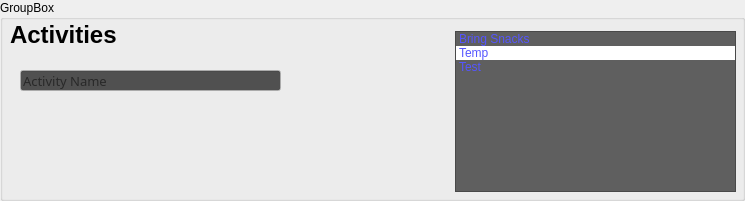
       <widget class="QGroupBox" name="groupBox_4">
        <property name="sizePolicy">
         <sizepolicy hsizetype="Expanding" vsizetype="Expanding">
          <horstretch>0</horstretch>
          <verstretch>0</verstretch>
         </sizepolicy>
        </property>
        <property name="minimumSize">
         <size>
          <width>0</width>
          <height>200</height>
         </size>
        </property>
        <property name="title">
         <string>GroupBox</string>
        </property>
        <widget class="QListWidget" name="activityList">
         <property name="geometry">
          <rect>
           <x>455</x>
           <y>31</y>
           <width>281</width>
           <height>161</height>
          </rect>
         </property>
         <property name="sizePolicy">
          <sizepolicy hsizetype="Fixed" vsizetype="Preferred">
           <horstretch>0</horstretch>
           <verstretch>0</verstretch>
          </sizepolicy>
         </property>
         <property name="palette">
          <palette>
           <active>
            <colorrole role="WindowText">
             <brush brushstyle="SolidPattern">
              <color alpha="255">
               <red>85</red>
               <green>85</green>
               <blue>255</blue>
              </color>
             </brush>
            </colorrole>
            <colorrole role="Button">
             <brush brushstyle="SolidPattern">
              <color alpha="255">
               <red>95</red>
               <green>95</green>
               <blue>95</blue>
              </color>
             </brush>
            </colorrole>
            <colorrole role="Text">
             <brush brushstyle="SolidPattern">
              <color alpha="255">
               <red>85</red>
               <green>85</green>
               <blue>255</blue>
              </color>
             </brush>
            </colorrole>
            <colorrole role="ButtonText">
             <brush brushstyle="SolidPattern">
              <color alpha="255">
               <red>85</red>
               <green>85</green>
               <blue>255</blue>
              </color>
             </brush>
            </colorrole>
            <colorrole role="Base">
             <brush brushstyle="SolidPattern">
              <color alpha="255">
               <red>95</red>
               <green>95</green>
               <blue>95</blue>
              </color>
             </brush>
            </colorrole>
            <colorrole role="Window">
             <brush brushstyle="SolidPattern">
              <color alpha="255">
               <red>95</red>
               <green>95</green>
               <blue>95</blue>
              </color>
             </brush>
            </colorrole>
            <colorrole role="AlternateBase">
             <brush brushstyle="SolidPattern">
              <color alpha="255">
               <red>255</red>
               <green>255</green>
               <blue>255</blue>
              </color>
             </brush>
            </colorrole>
            <colorrole role="PlaceholderText">
             <brush brushstyle="SolidPattern">
              <color alpha="128">
               <red>85</red>
               <green>85</green>
               <blue>255</blue>
              </color>
             </brush>
            </colorrole>
           </active>
           <inactive>
            <colorrole role="WindowText">
             <brush brushstyle="SolidPattern">
              <color alpha="255">
               <red>85</red>
               <green>85</green>
               <blue>255</blue>
              </color>
             </brush>
            </colorrole>
            <colorrole role="Button">
             <brush brushstyle="SolidPattern">
              <color alpha="255">
               <red>95</red>
               <green>95</green>
               <blue>95</blue>
              </color>
             </brush>
            </colorrole>
            <colorrole role="Text">
             <brush brushstyle="SolidPattern">
              <color alpha="255">
               <red>85</red>
               <green>85</green>
               <blue>255</blue>
              </color>
             </brush>
            </colorrole>
            <colorrole role="ButtonText">
             <brush brushstyle="SolidPattern">
              <color alpha="255">
               <red>85</red>
               <green>85</green>
               <blue>255</blue>
              </color>
             </brush>
            </colorrole>
            <colorrole role="Base">
             <brush brushstyle="SolidPattern">
              <color alpha="255">
               <red>95</red>
               <green>95</green>
               <blue>95</blue>
              </color>
             </brush>
            </colorrole>
            <colorrole role="Window">
             <brush brushstyle="SolidPattern">
              <color alpha="255">
               <red>95</red>
               <green>95</green>
               <blue>95</blue>
              </color>
             </brush>
            </colorrole>
            <colorrole role="AlternateBase">
             <brush brushstyle="SolidPattern">
              <color alpha="255">
               <red>255</red>
               <green>255</green>
               <blue>255</blue>
              </color>
             </brush>
            </colorrole>
            <colorrole role="PlaceholderText">
             <brush brushstyle="SolidPattern">
              <color alpha="128">
               <red>85</red>
               <green>85</green>
               <blue>255</blue>
              </color>
             </brush>
            </colorrole>
           </inactive>
           <disabled>
            <colorrole role="WindowText">
             <brush brushstyle="SolidPattern">
              <color alpha="255">
               <red>85</red>
               <green>85</green>
               <blue>255</blue>
              </color>
             </brush>
            </colorrole>
            <colorrole role="Button">
             <brush brushstyle="SolidPattern">
              <color alpha="255">
               <red>95</red>
               <green>95</green>
               <blue>95</blue>
              </color>
             </brush>
            </colorrole>
            <colorrole role="Text">
             <brush brushstyle="SolidPattern">
              <color alpha="255">
               <red>85</red>
               <green>85</green>
               <blue>255</blue>
              </color>
             </brush>
            </colorrole>
            <colorrole role="ButtonText">
             <brush brushstyle="SolidPattern">
              <color alpha="255">
               <red>85</red>
               <green>85</green>
               <blue>255</blue>
              </color>
             </brush>
            </colorrole>
            <colorrole role="Base">
             <brush brushstyle="SolidPattern">
              <color alpha="255">
               <red>95</red>
               <green>95</green>
               <blue>95</blue>
              </color>
             </brush>
            </colorrole>
            <colorrole role="Window">
             <brush brushstyle="SolidPattern">
              <color alpha="255">
               <red>95</red>
               <green>95</green>
               <blue>95</blue>
              </color>
             </brush>
            </colorrole>
            <colorrole role="AlternateBase">
             <brush brushstyle="SolidPattern">
              <color alpha="255">
               <red>255</red>
               <green>255</green>
               <blue>255</blue>
              </color>
             </brush>
            </colorrole>
            <colorrole role="PlaceholderText">
             <brush brushstyle="SolidPattern">
              <color alpha="128">
               <red>85</red>
               <green>85</green>
               <blue>255</blue>
              </color>
             </brush>
            </colorrole>
           </disabled>
          </palette>
         </property>
         <property name="styleSheet">
          <string notr="true">QListWidget {
	font: 12pt &quot;MV Boli&quot;;
	color: rgb(85, 85, 255);
	background: rgb(95, 95, 95);
}</string>
         </property>
         <property name="alternatingRowColors">
          <bool>true</bool>
         </property>
         <property name="viewMode">
          <enum>QListView::ViewMode::ListMode</enum>
         </property>
         <item>
          <property name="text">
           <string>Bring Snacks</string>
          </property>
         </item>
         <item>
          <property name="text">
           <string>Temp</string>
          </property>
         </item>
         <item>
          <property name="text">
           <string>Test</string>
          </property>
         </item>
        </widget>
        <widget class="QLabel" name="label_15">
         <property name="geometry">
          <rect>
           <x>10</x>
           <y>10</y>
           <width>281</width>
           <height>50</height>
          </rect>
         </property>
         <property name="sizePolicy">
          <sizepolicy hsizetype="Fixed" vsizetype="Fixed">
           <horstretch>0</horstretch>
           <verstretch>0</verstretch>
          </sizepolicy>
         </property>
         <property name="minimumSize">
          <size>
           <width>0</width>
           <height>50</height>
          </size>
         </property>
         <property name="text">
          <string>&lt;html&gt;&lt;head/&gt;&lt;body&gt;&lt;p&gt;&lt;span style=&quot; font-size:18pt; font-weight:700; color:#000000;&quot;&gt;Activities&lt;/span&gt;&lt;/p&gt;&lt;/body&gt;&lt;/html&gt;</string>
         </property>
        </widget>
        <widget class="QLineEdit" name="inputActivity">
         <property name="geometry">
          <rect>
           <x>20</x>
           <y>70</y>
           <width>261</width>
           <height>21</height>
          </rect>
         </property>
         <property name="palette">
          <palette>
           <active>
            <colorrole role="Base">
             <brush brushstyle="SolidPattern">
              <color alpha="255">
               <red>80</red>
               <green>80</green>
               <blue>80</blue>
              </color>
             </brush>
            </colorrole>
           </active>
           <inactive>
            <colorrole role="Base">
             <brush brushstyle="SolidPattern">
              <color alpha="255">
               <red>80</red>
               <green>80</green>
               <blue>80</blue>
              </color>
             </brush>
            </colorrole>
           </inactive>
           <disabled/>
          </palette>
         </property>
         <property name="font">
          <font>
           <family>MV Boli</family>
           <pointsize>10</pointsize>
          </font>
         </property>
         <property name="placeholderText">
          <string>Activity Name</string>
         </property>
        </widget>
       </widget>
